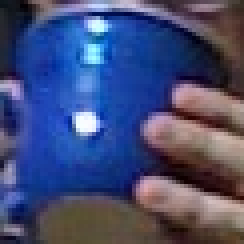
//> input picture resource/BlueCup.jpg, 61 x 61 px (shown 4 times larger)
$ ./ch6_ex6_2 ../resource/BlueCup.jpg   (built with g++ and OpenCV 4)
//> lines starting //> are read from the running program, lines starting //| are printed output that depends on the picture
//
//Example 6-2. An affine transformation
// Usage: warp_affine <image>
//
/* *************** License:**************************
   Oct. 3, 2008
   Right to use this code in any way you want without warrenty, support or any guarentee of it working.

   BOOK: It would be nice if you cited it:
   Learning OpenCV: Computer Vision with the OpenCV Library
     by Gary Bradski and Adrian Kaehler
     Published by O'Reilly Media, October 3, 2008

   AVAILABLE AT:
     http://www.amazon.com/Learning-OpenCV-Computer-Vision-Library/dp/0596516134
     Or: http://oreilly.com/catalog/9780596516130/
     ISBN-10: 0596516134 or: ISBN-13: 978-0596516130

   OTHER OPENCV SITES:
   * The source code is on sourceforge at:
     http://sourceforge.net/projects/opencvlibrary/
   * The OpenCV wiki page (As of Oct 1, 2008 this is down for changing over servers, but should come back):
     http://opencvlibrary.sourceforge.net/
   * An active user group is at:
     http://tech.groups.yahoo.com/group/OpenCV/
   * The minutes of weekly OpenCV development meetings are at:
     http://pr.willowgarage.com/wiki/OpenCV
   ************************************************** */

// warp_affine <image>
#include <cv.h>
#include <highgui.h>
#define affine
#ifdef affine
int main(int argc, char **argv)
{
	CvPoint2D32f srcTri[3], dstTri[3];
	CvMat *rot_mat = cvCreateMat(2, 3, CV_32FC1);
	CvMat *warp_mat = cvCreateMat(2, 3, CV_32FC1);
	IplImage *src, *dst;
	if (argc == 2 && ((src = cvLoadImage(argv[1], 1)) != 0)) {
//> src is the input picture: 61 rows x 61 cols, CV_8UC3; mean B, G, R 117.6, 76.4, 68
		dst = cvCloneImage(src);
		dst->origin = src->origin;
		cvZero(dst);
//> dst: 61 rows x 61 cols, CV_8UC3; every value is 0

		//COMPUTE WARP MATRIX
		srcTri[0].x = 0;		//src Top left
		srcTri[0].y = 0;
		srcTri[1].x = src->width - 1;	//src Top right
//> srcTri = 3 Points (x, y): [0, 0], [60, 0], [0, 0]
		srcTri[1].y = 0;
		srcTri[2].x = 0;		//src Bottom left
		srcTri[2].y = src->height - 1;
		//- - - - - - - - - - - - - - -//
		dstTri[0].x = src->width * 0.0;	//dst Top left
//> dstTri = 3 Points (x, y): [0, 0], [0, 0], [0, 0]
		dstTri[0].y = src->height * 0.33;
		dstTri[1].x = src->width * 0.85;	//dst Top right
		dstTri[1].y = src->height * 0.25;
		dstTri[2].x = src->width * 0.15;	//dst Bottom left
		dstTri[2].y = src->height * 0.7;
		cvGetAffineTransform(srcTri, dstTri, warp_mat);
		cvWarpAffine(src, dst, warp_mat);
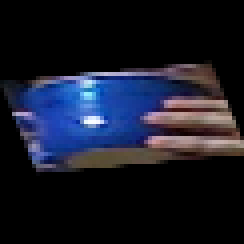
//> dst: 61 rows x 61 cols, CV_8UC3 (shown 4 times larger); mean B, G, R 39.6, 25.7, 22.8
		cvCopy(dst, src);

		//COMPUTE ROTATION MATRIX
		CvPoint2D32f center = cvPoint2D32f(src->width / 2,
										   src->height / 2);
//> center = Point(30, 30)
		double angle = -50.0;
		double scale = 0.6;
		cv2DRotationMatrix(center, angle, scale, rot_mat);
		cvWarpAffine(src, dst, rot_mat);
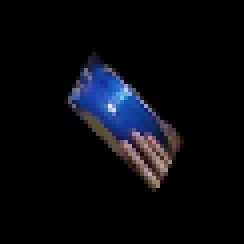
//> dst: 61 rows x 61 cols, CV_8UC3 (shown 4 times larger); mean B, G, R 14.3, 9.3, 8.2

		//DO THE TRANSFORM:
		cvNamedWindow("Affine_Transform", 1);
		cvShowImage("Affine_Transform", dst);
		cvWaitKey();
	}
	cvReleaseImage(&dst);
	cvReleaseMat(&rot_mat);
	cvReleaseMat(&warp_mat);
	return 0;
}
#endif

$ run again, on resource/HandOutdoorColor.jpg
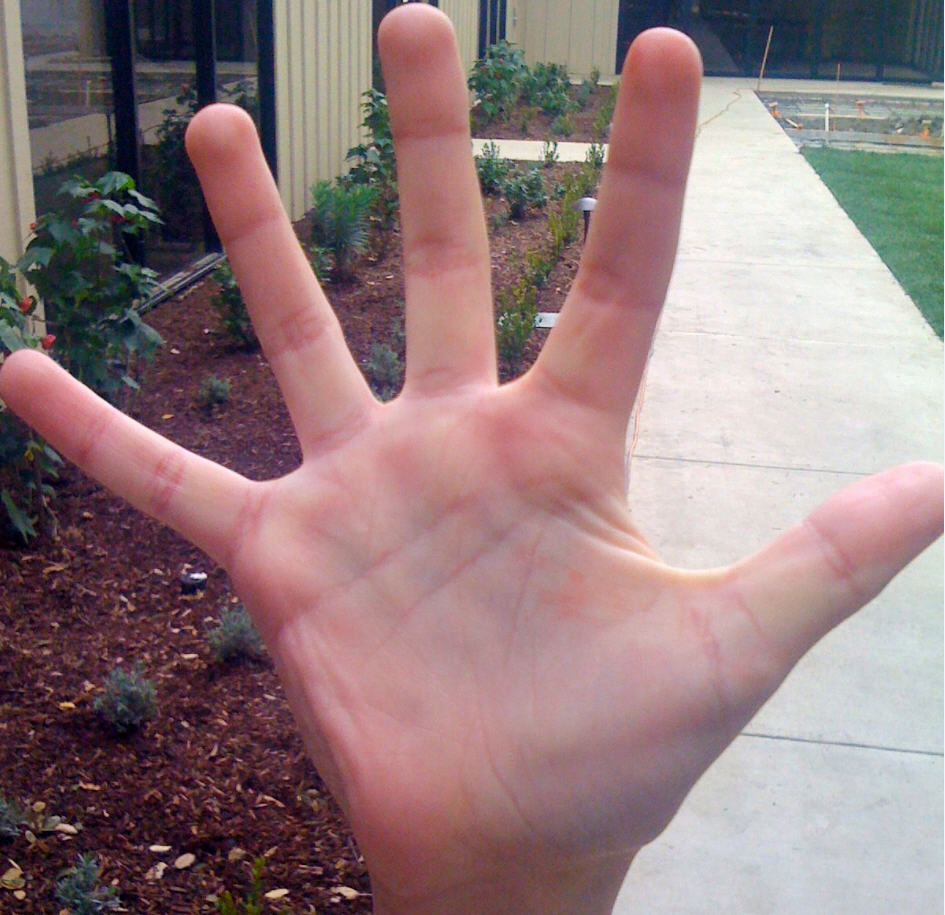
//> input picture resource/HandOutdoorColor.jpg, 945 x 915 px
//> src is the input picture: 915 rows x 945 cols, CV_8UC3; mean B, G, R 125.6, 123.8, 146.8
//> `cvWarpAffine(src, dst, warp_mat);`:
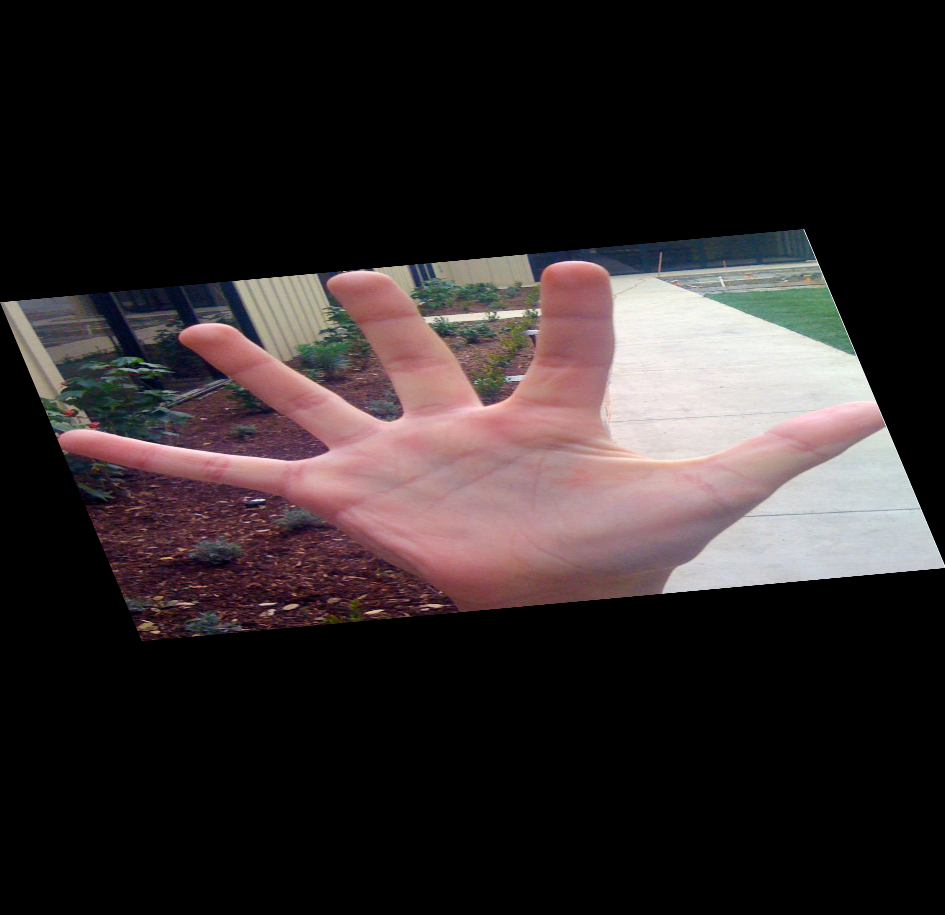
//> dst: 915 rows x 945 cols, CV_8UC3; mean B, G, R 41.1, 40.5, 48
//> `cvWarpAffine(src, dst, rot_mat);`:
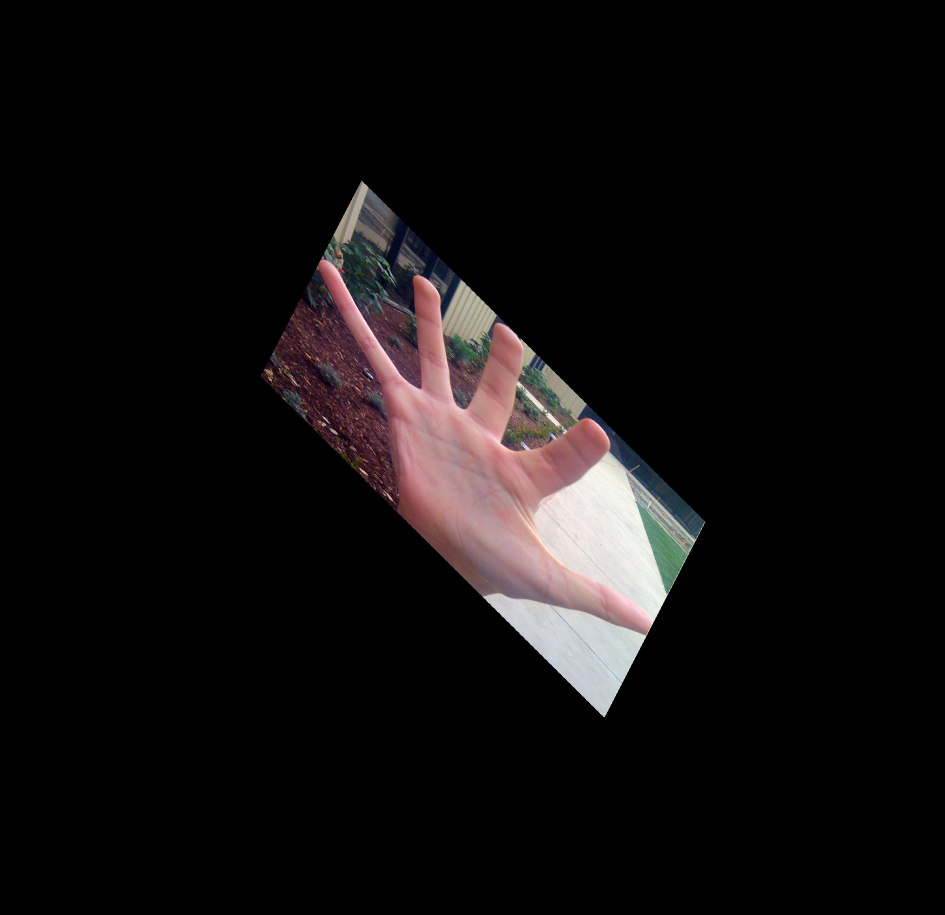
//> dst: 915 rows x 945 cols, CV_8UC3; mean B, G, R 14.8, 14.6, 17.3

$ run again, on resource/HandOutdoorSunColor.jpg
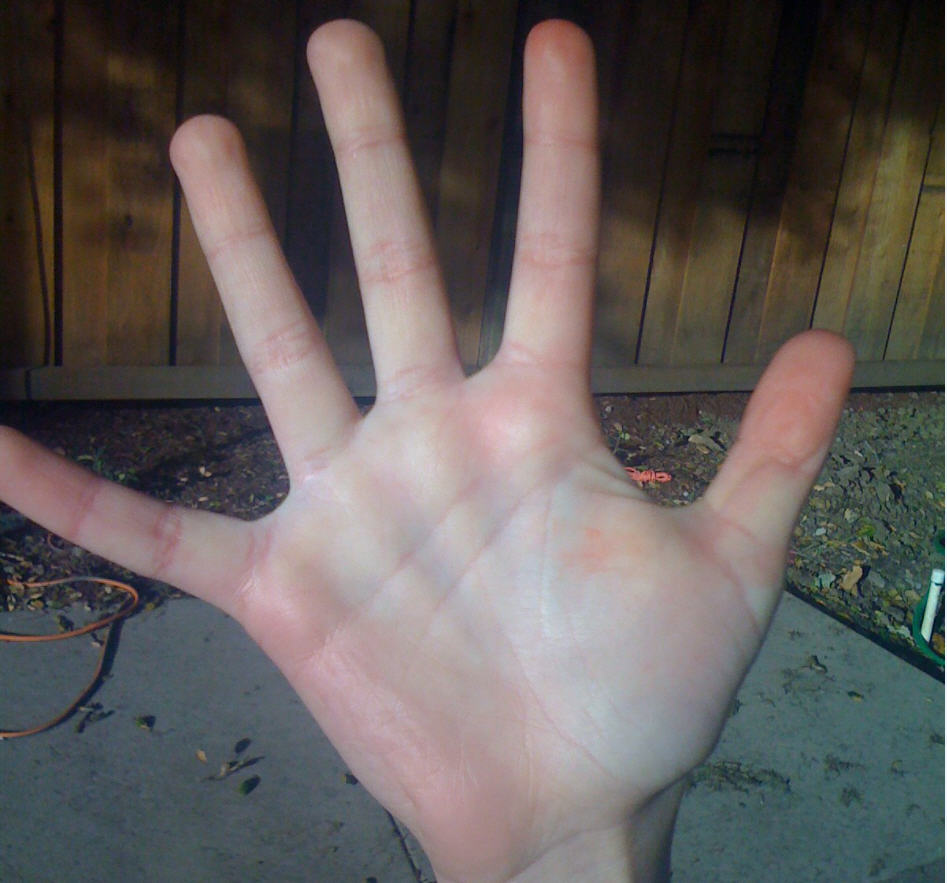
//> input picture resource/HandOutdoorSunColor.jpg, 947 x 883 px
//> src is the input picture: 883 rows x 947 cols, CV_8UC3; mean B, G, R 91.4, 93.1, 99.4
//> `cvWarpAffine(src, dst, warp_mat);`:
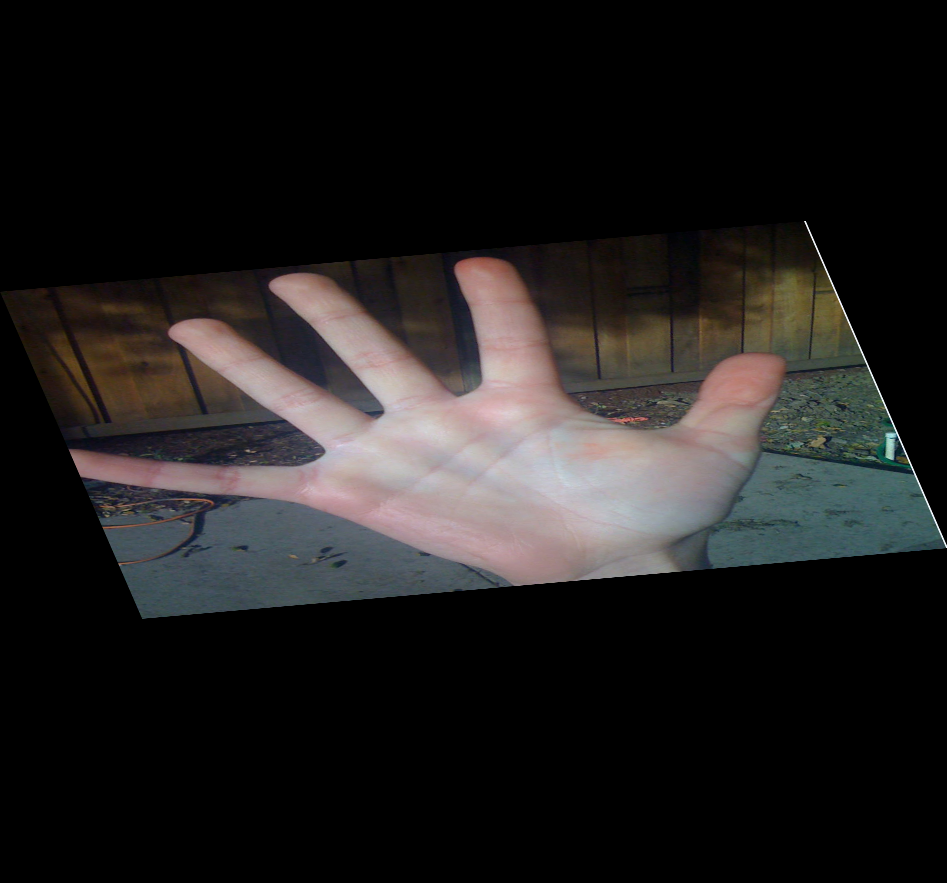
//> dst: 883 rows x 947 cols, CV_8UC3; mean B, G, R 29.9, 30.5, 32.5
//> `cvWarpAffine(src, dst, rot_mat);`:
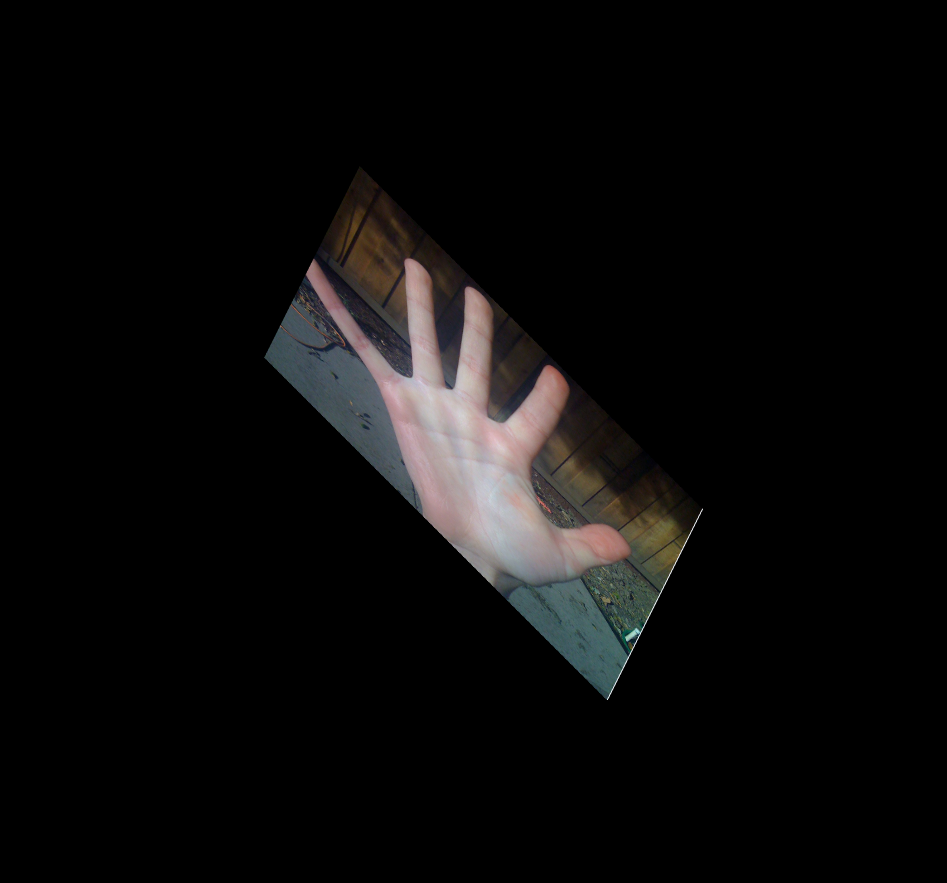
//> dst: 883 rows x 947 cols, CV_8UC3; mean B, G, R 10.8, 11, 11.7

$ run again, on resource/OpticalFlow0.jpg
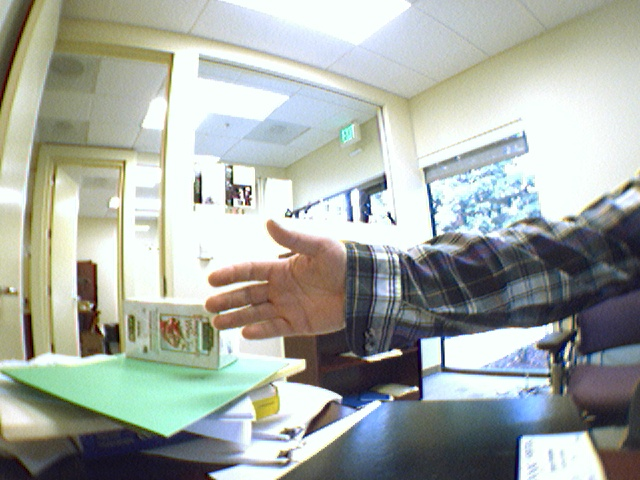
//> input picture resource/OpticalFlow0.jpg, 640 x 480 px
//> src is the input picture: 480 rows x 640 cols, CV_8UC3; mean B, G, R 164.4, 171.2, 165.4
//> `cvWarpAffine(src, dst, warp_mat);`:
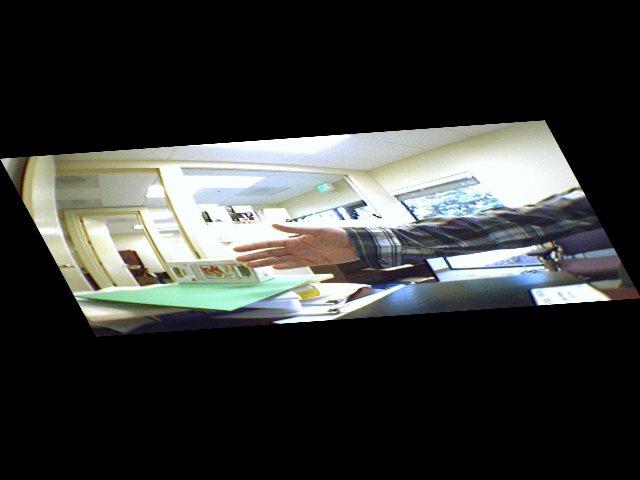
//> dst: 480 rows x 640 cols, CV_8UC3; mean B, G, R 53.9, 56.1, 54.2
//> `cvWarpAffine(src, dst, rot_mat);`:
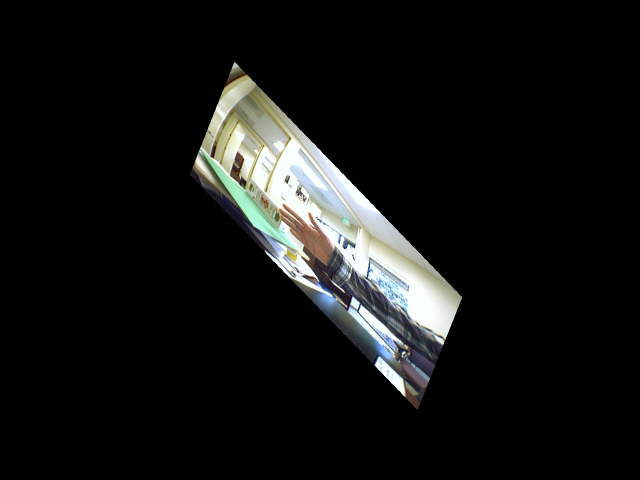
//> dst: 480 rows x 640 cols, CV_8UC3; mean B, G, R 19.4, 20.2, 19.5
